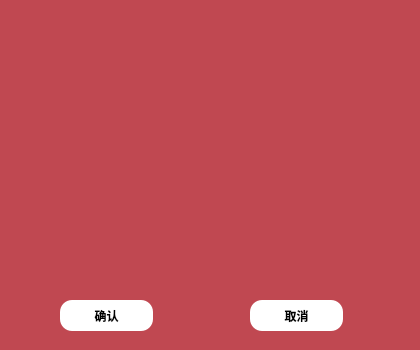
<?xml version="1.0" encoding="UTF-8"?>
<ui version="4.0">
 <class>B737_seatTable</class>
 <widget class="QDialog" name="B737_seatTable">
  <property name="geometry">
   <rect>
    <x>0</x>
    <y>0</y>
    <width>420</width>
    <height>350</height>
   </rect>
  </property>
  <property name="windowTitle">
   <string>Dialog</string>
  </property>
  <property name="styleSheet">
   <string notr="true">background-color: rgb(192, 72, 81);</string>
  </property>
  <widget class="QPushButton" name="pushButton">
   <property name="geometry">
    <rect>
     <x>60</x>
     <y>300</y>
     <width>93</width>
     <height>31</height>
    </rect>
   </property>
   <property name="font">
    <font>
     <weight>75</weight>
     <bold>true</bold>
    </font>
   </property>
   <property name="styleSheet">
    <string notr="true">#pushButton:!hover
{
background-color: rgb(255, 255, 255);
border-radius:12px;
}
#pushButton:hover
{
background-color: rgb(255, 255, 255);
border-radius:12px;
color:rgb(56, 132, 255);
}</string>
   </property>
   <property name="text">
    <string>确认</string>
   </property>
  </widget>
  <widget class="QPushButton" name="pushButton_2">
   <property name="geometry">
    <rect>
     <x>250</x>
     <y>300</y>
     <width>93</width>
     <height>31</height>
    </rect>
   </property>
   <property name="font">
    <font>
     <weight>75</weight>
     <bold>true</bold>
    </font>
   </property>
   <property name="styleSheet">
    <string notr="true">#pushButton_2:!hover
{
background-color: rgb(255, 255, 255);
border-radius:12px;
}
#pushButton_2:hover
{
background-color: rgb(255, 255, 255);
border-radius:12px;
color:rgb(56, 132, 255);
}</string>
   </property>
   <property name="text">
    <string>取消</string>
   </property>
  </widget>
 </widget>
 <resources/>
 <connections/>
</ui>
